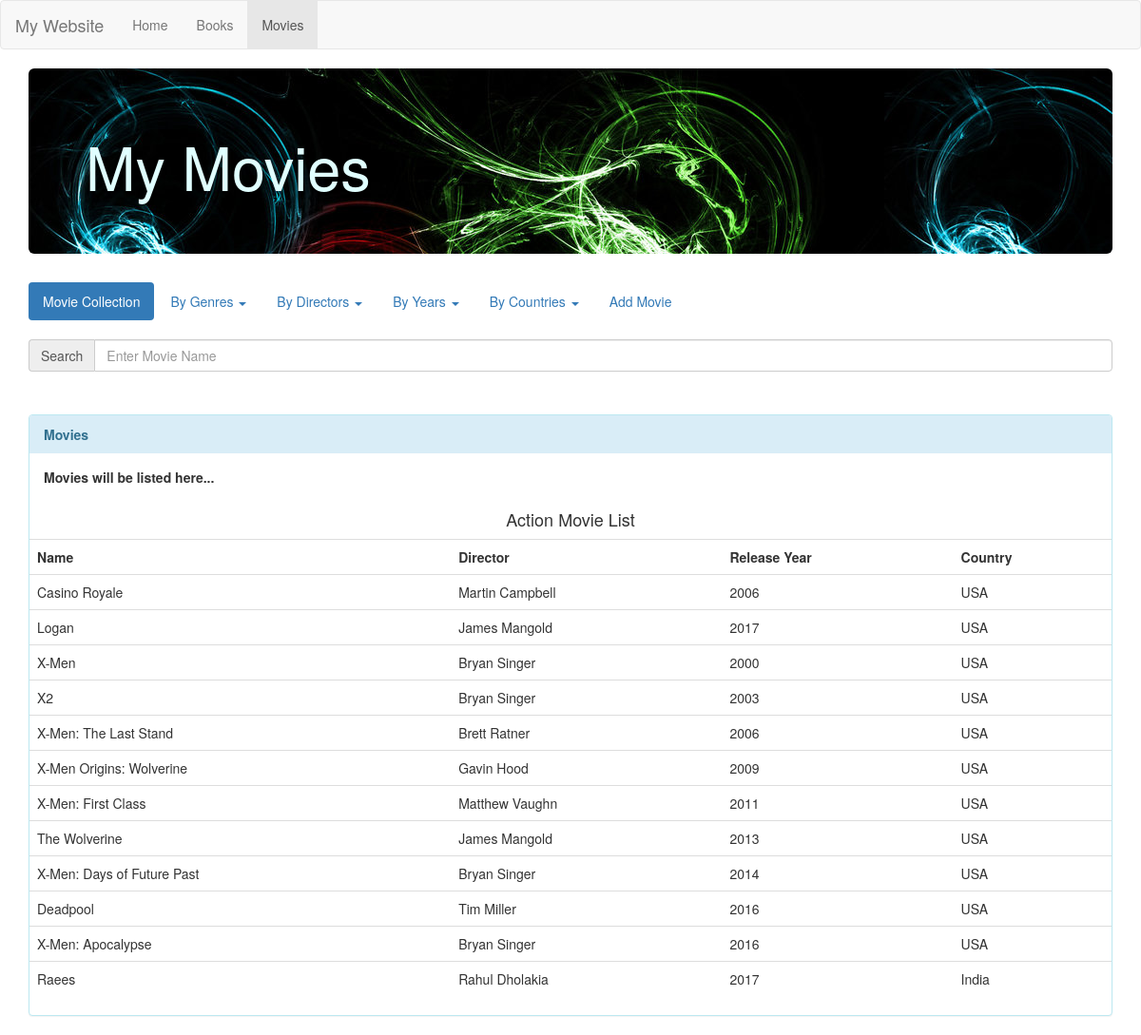
The app's page /movies/home.php?genre=Action with its own data.
### tables this page shows
CREATE TABLE `films` (
  `_id` int(11) NOT NULL AUTO_INCREMENT,
  `_title` varchar(45) NOT NULL,
  `director` varchar(45) NOT NULL,
  `release_year` int(4) NOT NULL,
  `country` varchar(45) NOT NULL,
  PRIMARY KEY (`_id`),
  UNIQUE KEY `_id_UNIQUE` (`_id`)
);

### movies/functions/getmovie.php (the view, shortened to what this page needs)
<?php
function get_films($data)
{
    global $conn;
    $output = '';
    $sql = "SELECT _title, director, release_year, country FROM moviedb.films WHERE _id IN (SELECT film_id FROM moviedb.genre_film_relationship WHERE genre_id = (SELECT _id FROM moviedb.genre WHERE _title = '" . $data . "'))";
    $result = mysqli_query($conn, $sql);
    if (mysqli_num_rows($result) > 0) {
        $output .= '<h4 align="center">'.$data.' Movie List </h4>';
        $output .= '<div class="table-responsive">
                    <table class = "table table bordered">
                        <tr>
                         <th> Name </th>
                         <th> Director</th>
                         <th> Release Year </th>
                         <th> Country</th>
                        </tr>';
        while ($row = mysqli_fetch_assoc($result)) {
            $output .= '
            <tr>
                <td>' . $row["_title"] . '</td>
                <td>' . $row["director"] . '</td>
                <td>' . $row["release_year"] . '</td>
                <td>' . $row["country"] . '</td>
            </tr>
         ';
        }
        echo $output;
    } else {
        echo "Data NOT Found";
    }
}
?>

### movies/home.php (shortened to what this page needs)
<!DOCTYPE html>
<html lang="en">
<head>
    <link rel="stylesheet" href="https://maxcdn.bootstrapcdn.com/bootstrap/3.3.7/css/bootstrap.min.css">
</head>
<body>
<nav class="navbar navbar-default">
    <div class="container-fluid">
        <div class="navbar-header">
            <a class="navbar-brand" href="#">My Website</a>
        </div>
        <ul class="nav navbar-nav">
            <li ><a href="../index.php">Home</a></li>
            <li><a href="../books/home.php">Books</a></li>
            <li class="active"><a href="./home.php">Movies</a></li>
        </ul>
    </div>
</nav>
<?php
include("./includes/movieDatabase.php");
include("./functions/getmovie.php");
function get_result(){
    if (isset($_GET['genre'])){
        $result = $_GET['genre'];
        get_films($result);
    }
}
?>
<div class="container">
    <div class="jumbotron" style="background-image: url('./images/background_image.jpg')">
        <h1 style="color: lightcyan">My Movies</h1>
    </div>
</div>
<div class="container">
    <ul class="nav nav-pills">
        <li class="active"><a href="home.php">Movie Collection</a></li>
        <li class="dropdown">
            <a class="dropdown-toggle" data-toggle="dropdown" href="#">By Genres
                <span class="caret"></span></a>
        </li>
        <li class="dropdown">
            <a class="dropdown-toggle" data-toggle="dropdown" href="#">By Directors
                <span class="caret"></span></a>
        </li>
        <li class="dropdown">
            <a class="dropdown-toggle" data-toggle="dropdown" href="#">By Years
                <span class="caret"></span></a>
        </li>
        <li class="dropdown">
            <a class="dropdown-toggle" data-toggle="dropdown" href="#">By Countries
                <span class="caret"></span></a>
        </li>
        <li><a href="../admin_area/insert_movies.php">Add Movie</a></li>
    </ul>
    <br>
    <div class="form-group">
        <div class="input-group">
            <span class="input-group-addon">Search</span>
            <input type="text" name="searchText" class="form-control" id="searchText"
                   placeholder="Enter Movie Name" onkeyup="showFilm(this.value)">
        </div>
        <br>
    </div>
    <div class="panel-group">
        <div class="panel panel-info">
            <div class="panel-heading"><b>Movies</b></div>
            <div class="panel-body"><b>Movies will be listed here...</b></div>
            <div id="result"><?php get_result()?></div>
        </div>
    </div>
</div>
</body>
</html>

### records on screen
films: _title "Casino Royale", director "Martin Campbell", release_year "2006", country "USA"
films: _title "Logan", director "James Mangold", release_year "2017", country "USA"
films: _title "X-Men", director "Bryan Singer", release_year "2000", country "USA"
films: _title "X2", director "Bryan Singer", release_year "2003", country "USA"
films: _title "X-Men: The Last Stand", director "Brett Ratner", release_year "2006", country "USA"
films: _title "X-Men Origins: Wolverine", director "Gavin Hood", release_year "2009", country "USA"
films: _title "X-Men: First Class", director "Matthew Vaughn", release_year "2011", country "USA"
films: _title "The Wolverine", director "James Mangold", release_year "2013", country "USA"
films: _title "X-Men: Days of Future Past", director "Bryan Singer", release_year "2014", country "USA"
films: _title "Deadpool", director "Tim Miller", release_year "2016", country "USA"
films: _title "X-Men: Apocalypse", director "Bryan Singer", release_year "2016", country "USA"
films: _title "Raees", director "Rahul Dholakia", release_year "2017", country "India"

### other values on screen
$data "Action"
